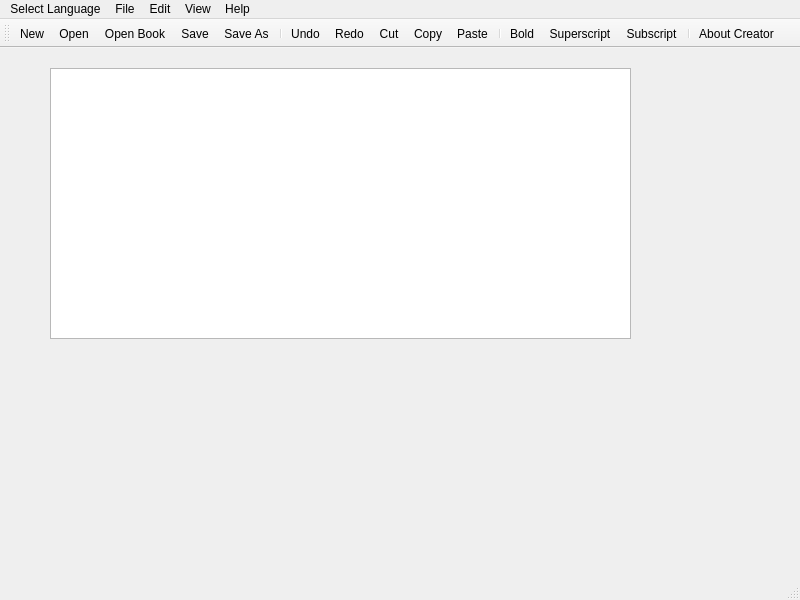
<?xml version="1.0" encoding="UTF-8"?>
<ui version="4.0">
 <class>MainWindow</class>
 <widget class="QMainWindow" name="MainWindow">
  <property name="geometry">
   <rect>
    <x>0</x>
    <y>0</y>
    <width>800</width>
    <height>600</height>
   </rect>
  </property>
  <property name="windowTitle">
   <string>MPad</string>
  </property>
  <widget class="QWidget" name="centralwidget">
   <widget class="QTextEdit" name="textEdit">
    <property name="geometry">
     <rect>
      <x>50</x>
      <y>20</y>
      <width>581</width>
      <height>271</height>
     </rect>
    </property>
   </widget>
  </widget>
  <widget class="QMenuBar" name="menubar">
   <property name="geometry">
    <rect>
     <x>0</x>
     <y>0</y>
     <width>800</width>
     <height>26</height>
    </rect>
   </property>
   <widget class="QMenu" name="menuSelect_Language">
    <property name="title">
     <string>Select Language</string>
    </property>
    <addaction name="actionSanskrit_Hindi"/>
    <addaction name="actionEnglish"/>
    <addaction name="actionMarathi"/>
   </widget>
   <widget class="QMenu" name="menuFile">
    <property name="title">
     <string>File</string>
    </property>
    <widget class="QMenu" name="menuRecent_Book">
     <property name="title">
      <string>Recent Book</string>
     </property>
     <addaction name="actionBook_1"/>
    </widget>
    <widget class="QMenu" name="menuRecent_Page">
     <property name="title">
      <string>Recent Page</string>
     </property>
     <addaction name="actionPage_1"/>
     <addaction name="actionPage_2"/>
    </widget>
    <addaction name="actionNew"/>
    <addaction name="actionOpen"/>
    <addaction name="actionOpen_Book"/>
    <addaction name="menuRecent_Book"/>
    <addaction name="menuRecent_Page"/>
    <addaction name="separator"/>
    <addaction name="actionClose_Book"/>
    <addaction name="actionClose_All_pages"/>
    <addaction name="separator"/>
    <addaction name="actionSave"/>
    <addaction name="actionSave_As"/>
    <addaction name="actionSave_All"/>
    <addaction name="separator"/>
    <addaction name="actionClose_All"/>
    <addaction name="separator"/>
    <addaction name="actionPrint"/>
    <addaction name="separator"/>
    <addaction name="actionExit"/>
   </widget>
   <widget class="QMenu" name="menuEdit">
    <property name="title">
     <string>Edit</string>
    </property>
    <widget class="QMenu" name="menuFind_Replace">
     <property name="title">
      <string>Find/Replace</string>
     </property>
     <widget class="QMenu" name="menuAdvanced_Find">
      <property name="title">
       <string>Advanced Find</string>
      </property>
      <addaction name="actionAll_Project"/>
      <addaction name="actionCurrent_File"/>
     </widget>
     <addaction name="actionFind_Replace_2"/>
     <addaction name="menuAdvanced_Find"/>
     <addaction name="separator"/>
     <addaction name="actionCase_Sensitive"/>
     <addaction name="actionWhole_Words_Only"/>
     <addaction name="separator"/>
     <addaction name="actionFind_Next"/>
     <addaction name="actionFind_Previous"/>
     <addaction name="actionReplace_Find"/>
     <addaction name="actionReplace_All"/>
    </widget>
    <widget class="QMenu" name="menuAdvanced">
     <property name="title">
      <string>Advanced</string>
     </property>
     <addaction name="actionManage"/>
    </widget>
    <widget class="QMenu" name="menuText_Formatting">
     <property name="title">
      <string>Text Formatting</string>
     </property>
     <addaction name="actionBold"/>
     <addaction name="actionSuperscript"/>
     <addaction name="actionSubscript"/>
    </widget>
    <addaction name="actionUndo"/>
    <addaction name="actionRedo"/>
    <addaction name="separator"/>
    <addaction name="actionRemove"/>
    <addaction name="actionCut"/>
    <addaction name="actionCopy"/>
    <addaction name="actionPaste"/>
    <addaction name="actionDelete"/>
    <addaction name="separator"/>
    <addaction name="menuText_Formatting"/>
    <addaction name="separator"/>
    <addaction name="actionSelect_All"/>
    <addaction name="separator"/>
    <addaction name="menuAdvanced"/>
    <addaction name="separator"/>
    <addaction name="menuFind_Replace"/>
    <addaction name="actionGo_to_Line"/>
    <addaction name="separator"/>
    <addaction name="actionEdit_Page_Order"/>
    <addaction name="actionEdit_Page_Verifier"/>
    <addaction name="actionEdit_Sets"/>
   </widget>
   <widget class="QMenu" name="menuHelp">
    <property name="title">
     <string>Help</string>
    </property>
    <addaction name="actionUI_Tour"/>
    <addaction name="actionTechnical_Support"/>
    <addaction name="actionReport_Bug"/>
    <addaction name="separator"/>
    <addaction name="actionAbout_Creator"/>
    <addaction name="actionAbout"/>
    <addaction name="actionContact"/>
    <addaction name="separator"/>
    <addaction name="actionCheck_for_Updates"/>
   </widget>
   <widget class="QMenu" name="menuView">
    <property name="title">
     <string>View</string>
    </property>
    <widget class="QMenu" name="menuView_2">
     <property name="title">
      <string>View</string>
     </property>
     <addaction name="actionShow_Only_corrected_Pages"/>
     <addaction name="actionShow_All_Uncorrected_Pages"/>
    </widget>
    <addaction name="actionShow_Left_Sidebar"/>
    <addaction name="actionShow_Right_Sidebar"/>
    <addaction name="separator"/>
    <addaction name="menuView_2"/>
   </widget>
   <addaction name="menuSelect_Language"/>
   <addaction name="menuFile"/>
   <addaction name="menuEdit"/>
   <addaction name="menuView"/>
   <addaction name="menuHelp"/>
  </widget>
  <widget class="QStatusBar" name="statusbar"/>
  <widget class="QToolBar" name="toolBar">
   <property name="windowTitle">
    <string>toolBar</string>
   </property>
   <attribute name="toolBarArea">
    <enum>TopToolBarArea</enum>
   </attribute>
   <attribute name="toolBarBreak">
    <bool>false</bool>
   </attribute>
   <addaction name="actionNew"/>
   <addaction name="actionOpen"/>
   <addaction name="actionOpen_Book"/>
   <addaction name="actionSave"/>
   <addaction name="actionSave_As"/>
   <addaction name="separator"/>
   <addaction name="actionUndo"/>
   <addaction name="actionRedo"/>
   <addaction name="actionCut"/>
   <addaction name="actionCopy"/>
   <addaction name="actionPaste"/>
   <addaction name="separator"/>
   <addaction name="actionBold"/>
   <addaction name="actionSuperscript"/>
   <addaction name="actionSubscript"/>
   <addaction name="separator"/>
   <addaction name="actionAbout_Creator"/>
  </widget>
  <action name="actionSanskrit_Hindi">
   <property name="text">
    <string>Sanskrit/Hindi</string>
   </property>
  </action>
  <action name="actionEnglish">
   <property name="text">
    <string>English</string>
   </property>
  </action>
  <action name="actionMarathi">
   <property name="text">
    <string>Marathi</string>
   </property>
  </action>
  <action name="actionNew">
   <property name="icon">
    <iconset resource="MResources.qrc">
     <normaloff>:/Images/new-document (1).png</normaloff>
     <normalon>new-document (1).png</normalon>:/Images/new-document (1).png</iconset>
   </property>
   <property name="text">
    <string>New</string>
   </property>
  </action>
  <action name="actionOpen">
   <property name="icon">
    <iconset>
     <normalon>:/Images/open (1).png</normalon>
    </iconset>
   </property>
   <property name="text">
    <string>Open</string>
   </property>
  </action>
  <action name="actionOpen_with">
   <property name="text">
    <string>Open with..</string>
   </property>
  </action>
  <action name="actionBook_1">
   <property name="text">
    <string>Book 1</string>
   </property>
  </action>
  <action name="actionPage_1">
   <property name="text">
    <string>Page 1</string>
   </property>
  </action>
  <action name="actionPage_2">
   <property name="text">
    <string>Page 2</string>
   </property>
  </action>
  <action name="actionClose_Book">
   <property name="text">
    <string>Close Book</string>
   </property>
  </action>
  <action name="actionClose_All_pages">
   <property name="text">
    <string>Close All pages</string>
   </property>
  </action>
  <action name="actionClose_All_Books_and_Pages">
   <property name="text">
    <string>Close Pages</string>
   </property>
  </action>
  <action name="actionSave">
   <property name="icon">
    <iconset>
     <normalon>:/Images/floppy-disk.png</normalon>
    </iconset>
   </property>
   <property name="text">
    <string>Save</string>
   </property>
  </action>
  <action name="actionSave_As">
   <property name="icon">
    <iconset>
     <normalon>:/Images/save.png</normalon>
    </iconset>
   </property>
   <property name="text">
    <string>Save As</string>
   </property>
  </action>
  <action name="actionSave_All">
   <property name="text">
    <string>Save All</string>
   </property>
  </action>
  <action name="actionClose_All">
   <property name="text">
    <string>Close All</string>
   </property>
  </action>
  <action name="actionPrint">
   <property name="text">
    <string>Print</string>
   </property>
  </action>
  <action name="actionExit">
   <property name="text">
    <string>Exit</string>
   </property>
  </action>
  <action name="actionUndo">
   <property name="icon">
    <iconset>
     <normalon>:/Images/undo.png</normalon>
    </iconset>
   </property>
   <property name="text">
    <string>Undo</string>
   </property>
  </action>
  <action name="actionRedo">
   <property name="icon">
    <iconset>
     <normalon>:/Images/redo.png</normalon>
    </iconset>
   </property>
   <property name="text">
    <string>Redo</string>
   </property>
  </action>
  <action name="actionRemove">
   <property name="text">
    <string>Remove</string>
   </property>
  </action>
  <action name="actionDelete">
   <property name="text">
    <string>Delete</string>
   </property>
  </action>
  <action name="actionCut">
   <property name="icon">
    <iconset>
     <normalon>:/Images/cut.png</normalon>
    </iconset>
   </property>
   <property name="text">
    <string>Cut</string>
   </property>
  </action>
  <action name="actionCopy">
   <property name="icon">
    <iconset>
     <normalon>:/Images/copy.png</normalon>
    </iconset>
   </property>
   <property name="text">
    <string>Copy </string>
   </property>
  </action>
  <action name="actionPaste">
   <property name="icon">
    <iconset>
     <normalon>:/Images/paste.png</normalon>
    </iconset>
   </property>
   <property name="text">
    <string>Paste</string>
   </property>
  </action>
  <action name="actionSelect_All">
   <property name="text">
    <string>Select All</string>
   </property>
  </action>
  <action name="actionGo_to_Line">
   <property name="text">
    <string>Go to Line...</string>
   </property>
  </action>
  <action name="actionFind_Replace_2">
   <property name="text">
    <string>Find/ Replace</string>
   </property>
  </action>
  <action name="actionAll_Project">
   <property name="text">
    <string>All Project</string>
   </property>
  </action>
  <action name="actionCurrent_File">
   <property name="text">
    <string>Current Page</string>
   </property>
  </action>
  <action name="actionCase_Sensitive">
   <property name="text">
    <string>Case Sensitive </string>
   </property>
  </action>
  <action name="actionWhole_Words_Only">
   <property name="text">
    <string>Whole Words Only</string>
   </property>
  </action>
  <action name="actionFind_Next">
   <property name="text">
    <string>Find Next</string>
   </property>
  </action>
  <action name="actionFind_Previous">
   <property name="text">
    <string>Find Previous</string>
   </property>
  </action>
  <action name="actionFind_All">
   <property name="text">
    <string>Find All</string>
   </property>
  </action>
  <action name="actionManage">
   <property name="text">
    <string>Manage</string>
   </property>
  </action>
  <action name="actionReplace_Find">
   <property name="text">
    <string>Replace and Find</string>
   </property>
  </action>
  <action name="actionReplace_All">
   <property name="text">
    <string>Replace All</string>
   </property>
  </action>
  <action name="actionEdit_Page_Order">
   <property name="text">
    <string>Edit Page Order</string>
   </property>
  </action>
  <action name="actionEdit_Page_Verifier">
   <property name="text">
    <string>Edit Page Verifier</string>
   </property>
  </action>
  <action name="actionEdit_Sets">
   <property name="text">
    <string>Edit Sets</string>
   </property>
  </action>
  <action name="actionUI_Tour">
   <property name="text">
    <string>UI Tour</string>
   </property>
  </action>
  <action name="actionTechnical_Support">
   <property name="text">
    <string>Technical Support </string>
   </property>
  </action>
  <action name="actionReport_Bug">
   <property name="text">
    <string>Report Bug...</string>
   </property>
  </action>
  <action name="actionCheck_for_Updates">
   <property name="text">
    <string>Check for Updates</string>
   </property>
  </action>
  <action name="actionContact">
   <property name="text">
    <string>Contact...</string>
   </property>
  </action>
  <action name="actionAbout">
   <property name="text">
    <string>About MPad</string>
   </property>
  </action>
  <action name="actionShow_Left_Sidebar">
   <property name="text">
    <string>Show Left Sidebar</string>
   </property>
  </action>
  <action name="actionShow_Right_Sidebar">
   <property name="text">
    <string>Show Right Sidebar</string>
   </property>
  </action>
  <action name="actionViews">
   <property name="text">
    <string>Views</string>
   </property>
  </action>
  <action name="actionGrid_View">
   <property name="text">
    <string>Grid View</string>
   </property>
  </action>
  <action name="actionShow_Only_corrected_Pages">
   <property name="text">
    <string>Show Only Corrected Pages</string>
   </property>
  </action>
  <action name="actionShow_All_Uncorrected_Pages">
   <property name="text">
    <string>Show All Uncorrected Pages</string>
   </property>
  </action>
  <action name="actionBold">
   <property name="icon">
    <iconset>
     <normalon>:/Images/bold (1).png</normalon>
    </iconset>
   </property>
   <property name="text">
    <string>Bold</string>
   </property>
  </action>
  <action name="actionSuperscript">
   <property name="icon">
    <iconset>
     <normalon>:/Images/superscript (1).png</normalon>
    </iconset>
   </property>
   <property name="text">
    <string>Superscript</string>
   </property>
  </action>
  <action name="actionSubscript">
   <property name="icon">
    <iconset>
     <normalon>:/Images/subscript (1).png</normalon>
    </iconset>
   </property>
   <property name="text">
    <string>Subscript</string>
   </property>
  </action>
  <action name="actionOpen_Book">
   <property name="icon">
    <iconset>
     <normalon>:/Images/open-book.png</normalon>
    </iconset>
   </property>
   <property name="text">
    <string>Open Book</string>
   </property>
  </action>
  <action name="actionAbout_Creator">
   <property name="icon">
    <iconset>
     <normalon>:/Images/cv.png</normalon>
    </iconset>
   </property>
   <property name="text">
    <string>About Creator</string>
   </property>
  </action>
 </widget>
 <resources>
  <include location="MResources.qrc"/>
 </resources>
 <connections/>
</ui>
